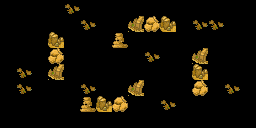

This is a level from a 2D game, rendered from its Tiled map with the project's own tilesets. A one-line summary and the map file follow, with tile-layer data summarised:
An orthogonal 16x8 tile map with 16x16 px tiles, 1 tile layer (Слой тайлов 1) and 6 objects.

<map version="1.10" tiledversion="1.10.2" orientation="orthogonal" renderorder="right-down" width="16" height="8" tilewidth="16" tileheight="16" infinite="0" nextlayerid="3" nextobjectid="8">
 <tileset firstgid="1" source="spritesheet.tsx" />
 <layer id="1" name="Слой тайлов 1" width="16" height="8">
  <data>[128 cells, 24 non-empty, 5 distinct tile ids]</data>
 </layer>
 <objectgroup id="2" name="objects">
  <object id="1" x="128" y="16">
   <polygon points="0,0 0,16 48,16 48,0" />
  </object>
  <object id="2" x="112" y="32">
   <polygon points="0,0 0,16 16,16 16,0" />
  </object>
  <object id="3" x="48" y="32">
   <polygon points="0,0 0,48 16,48 16,0" />
  </object>
  <object id="4" x="80" y="96">
   <polygon points="0,0 48,0 48,16 0,16" />
  </object>
  <object id="5" x="128" y="80">
   <polygon points="0,0 0,16 16,16 16,0" />
  </object>
  <object id="6" x="192" y="48">
   <polygon points="0,0 0,48 16,48 16,0" />
  </object>
 </objectgroup>
</map>